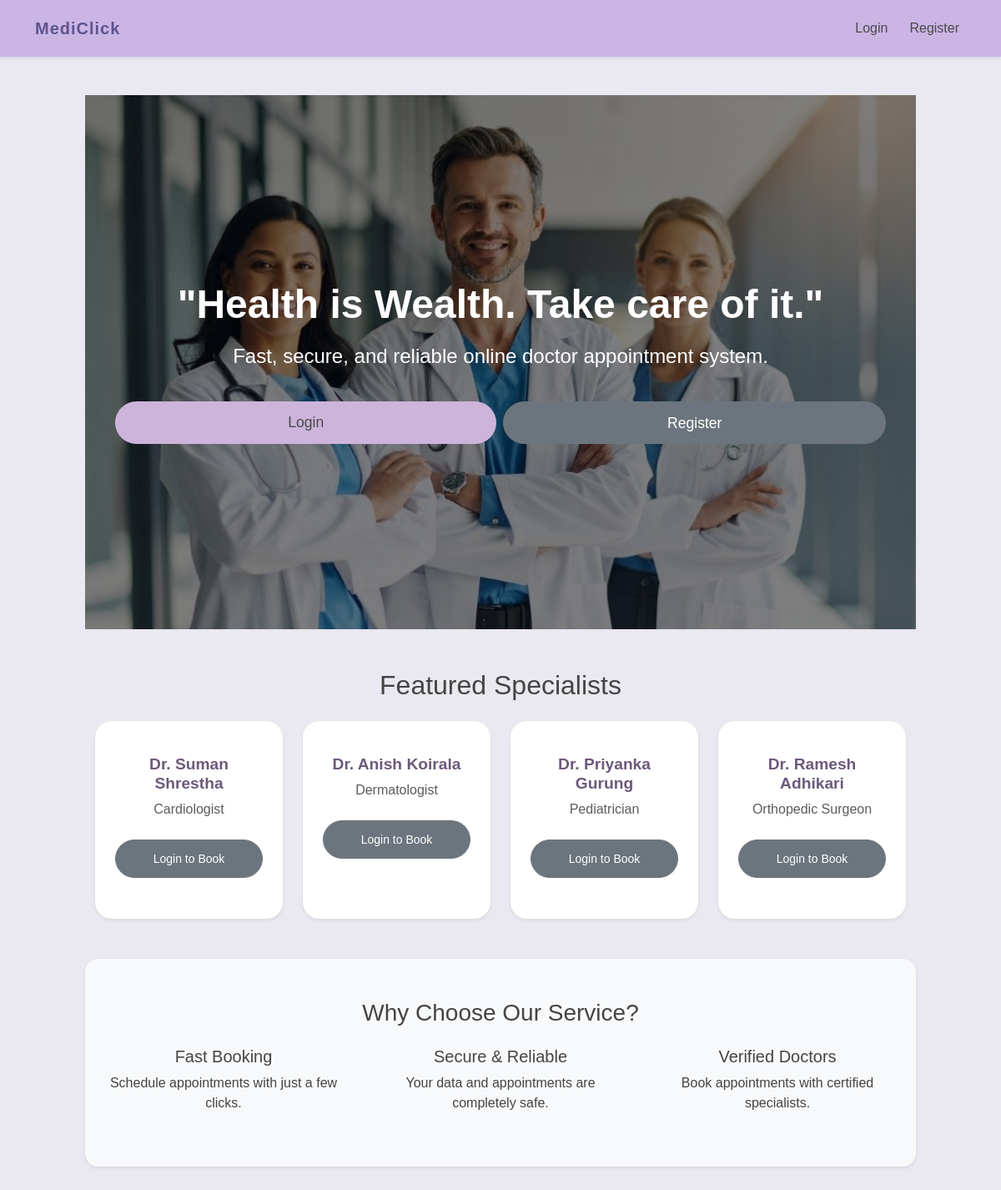
The page / on the database its author committed.
### models.py (models this page shows)
class Doctor(db.Model):
    id = db.Column(db.Integer, primary_key=True)
    name = db.Column(db.String(100))
    specialization = db.Column(db.String(100))
    appointments = db.relationship('Appointment', backref='doctor', lazy=True)

### app.py (the view)
@app.route('/')
def home():
    doctors = Doctor.query.all()
    return render_template('index.html', doctors=doctors)

### templates/index.html (shortened to what this page needs)
{% extends 'base.html' %}
{% block content %}
<section class="hero-section-quote d-flex align-items-center justify-content-center" style="min-height: 60vh; position: relative;">
  <div class="overlay w-100 h-100 d-flex align-items-center justify-content-center" style="background: rgba(0,0,0,0.5);">
    <div class="container text-center px-3">
      {% if 'user_id' in session %}
        <h1 class="display-5 fw-bold text-white">"Health is Wealth. Take care of it."</h1>
        <p class="lead text-white mt-3">Welcome back, {{ session['user_name'] }}!</p>
      {% else %}
        <h1 class="display-5 fw-bold text-white">"Health is Wealth. Take care of it."</h1>
        <p class="lead text-white mt-3">Fast, secure, and reliable online doctor appointment system.</p>
        <div class="d-flex flex-column flex-sm-row justify-content-center gap-2 mt-3">
          <a href="{{ url_for('login') }}" class="btn btn-primary btn-lg w-100 w-sm-auto">Login</a>
          <a href="{{ url_for('register') }}" class="btn btn-secondary btn-lg w-100 w-sm-auto">Register</a>
        </div>
      {% endif %}
    </div>
  </div>
</section>
<section class="mt-5 mb-5">
  <div class="container">
    <h2 class="text-center mb-4">Featured Specialists</h2>
    <div class="row row-cols-1 row-cols-sm-2 row-cols-md-3 row-cols-lg-4 g-4">
      {% for doc in doctors[:4] %}
      <div class="col">
        <div class="card-doctor text-center p-4 shadow-sm h-100">
          <h5>{{ doc.name }}</h5>
          <p class="text-muted">{{ doc.specialization }}</p>
          {% if 'user_id' in session %}
            <a href="{{ url_for('book', doctor_id=doc.id) }}" class="btn btn-primary btn-sm mt-2 w-100 w-sm-auto">Book Appointment</a>
          {% else %}
            <a href="{{ url_for('login') }}" class="btn btn-secondary btn-sm mt-2 w-100 w-sm-auto">Login to Book</a>
          {% endif %}
        </div>
      </div>
      {% endfor %}
    </div>
  </div>
</section>
<section class="my-5 py-5 bg-light rounded-4 shadow-sm">
  <div class="container text-center">
    <h3 class="mb-4">Why Choose Our Service?</h3>
    <div class="row g-4">
      <div class="col-12 col-md-4">
        <h5>Fast Booking</h5>
        <p>Schedule appointments with just a few clicks.</p>
      </div>
      <div class="col-12 col-md-4">
        <h5>Secure & Reliable</h5>
        <p>Your data and appointments are completely safe.</p>
      </div>
      <div class="col-12 col-md-4">
        <h5>Verified Doctors</h5>
        <p>Book appointments with certified specialists.</p>
      </div>
    </div>
  </div>
</section>
{% endblock %}

### static/css/style.css (style rules this page uses)
body { font-family: 'Poppins', sans-serif; background-color: #eae8f0; color: #444; margin: 0; padding: 90px; }
.hero-section-quote { height: 80vh; background: url('../assets/hero-bg.jpg') center center/cover no-repeat; position: relative; display: flex; align-items: center; justify-content: center; }
.hero-section-quote .overlay { background: rgba(0, 0, 0, 0.5); width: 100%; height: 100%; display: flex; align-items: center; justify-content: center; text-align: center; padding: 0 20px; border-radius: 0; }
.hero-section-quote h1, .hero-section-quote p { color: #fff; }
.hero-section-quote h1 { font-size: 3rem; font-weight: 700; }
.hero-section-quote p { font-size: 1.5rem; margin-top: 15px; }
.hero-section-quote a.btn { margin-top: 20px; }
.btn { border-radius: 50px; padding: 0.7rem 2rem; font-weight: 500; transition: all 0.3s ease; }
.btn-lg { font-size: 1.1rem; }
.btn-primary { background-color: #cdb4db; border: none; color: #4a4a4a; }
.card-doctor { background: #ffffff; border-radius: 20px; box-shadow: 0 10px 25px rgba(0,0,0,0.06); transition: 0.3s ease; padding: 30px; text-align: center; margin-bottom: 25px; }
.card-doctor h5 { font-weight: 600; font-size: 1.2rem; color: #6d597a; }
.card-doctor p { font-weight: 500; color: #777; }

### rows shown on the page
Doctor: name "Dr. Suman Shrestha", specialization "Cardiologist"
Doctor: name "Dr. Anish Koirala", specialization "Dermatologist"
Doctor: name "Dr. Priyanka Gurung", specialization "Pediatrician"
Doctor: name "Dr. Ramesh Adhikari", specialization "Orthopedic Surgeon"
